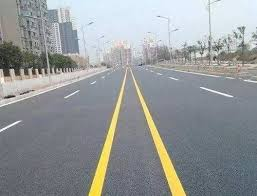
#> input picture images/image.jpeg, 257 x 196 px
$ python -i hough_transform.py   (imports and definitions only)
#> lines starting #> are read from the running program, lines starting #| are printed output that depends on the picture
#> further down, picture is the input picture: shape (196, 257, 3); mean B, G, R 153.5, 152.1, 148.4
import cv2
import numpy as np

def get_lines(img):
    gray = cv2.cvtColor(img,cv2.COLOR_BGR2GRAY)
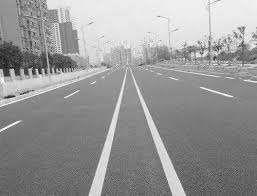
#> gray: shape (196, 257); min 4, max 254, mean 151.2
    edges = cv2.Canny(gray,50,150,apertureSize = 3)
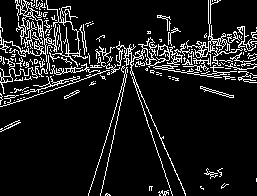
#> edges: shape (196, 257); 10.6% white in thin lines or dots
    lines = cv2.HoughLines(edges,1,np.pi/180,200)
#> lines = None
    # [11 lines of commented-out code are left out]

    return lines

# [1 line not run here, left out]

def get_lines_prob(img):
    gray = cv2.cvtColor(img,cv2.COLOR_BGR2GRAY)
    edges = cv2.Canny(gray,50,150,apertureSize = 3)
    minLineLength = 100
    maxLineGap = 10
    lines = cv2.HoughLinesP(edges,1,np.pi/180,100,minLineLength,maxLineGap)
    # for x1,y1,x2,y2 in lines[0]:
    #     cv2.line(img,(x1,y1),(x2,y2),(0,255,0),2)

    return lines

>>> import cv2
>>> picture = cv2.imread('../images/image.jpeg')
>>> result = get_lines(picture)
